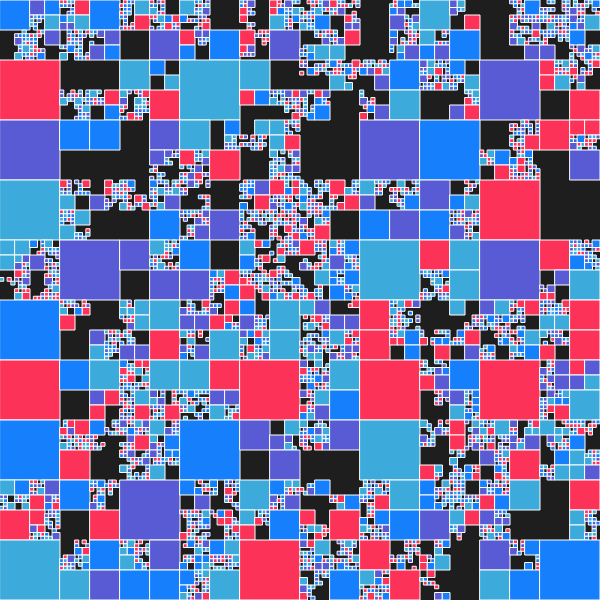
Frame 1 (no input)
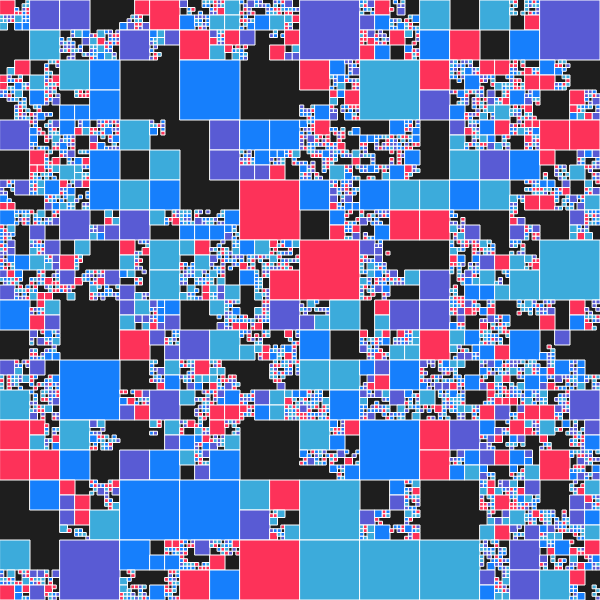
Frame 2 (the mouse pressed at the canvas centre, redrawn once)

The p5.js sketch that drew these frames (run headless with seeded random() and noise() and a simulated clock; the mouse was pressed at the canvas centre and the sketch redrawn once):

// p5.js sketch
// ── sketch.js
const MAX_RECURSION = 4;
const NUM = 10;
let heightRect, widthRect;
let palette = ['#3CABDB', '#167FFC', '#595BD4', '#FD3259'];

function setup () {
  createCanvas(600, 600);
  noLoop();
  strokeWeight(1);
  stroke(255);
  heightRect = height / NUM;
  widthRect  = width / NUM;
}

function draw () {
  background('#1E1E1E');

  for (let i = 0; i < NUM; i++) {
    for (let j = 0; j < NUM; j++) {
      if (random(1) > 0.2) {
        drawFractal(i * widthRect, j * heightRect, 1);
      } else {
        if (random(1) > 0.2) {
          fill(palette[floor(random(palette.length))]);
          rect(i * widthRect, j * heightRect, widthRect, heightRect);
        }
      }
    }
  }
}

function drawFractal (x, y, level) {
  for (let i = 0; i < 2; i++) {
    for (let j = 0; j < 2; j++) {
      let newX = x + i * widthRect / pow(2, level);
      let newY = y + j * heightRect / pow(2, level);
      if (random(1) > 0.4 && level < MAX_RECURSION) {
        drawFractal(newX, newY, level + 1);
      } else {
        if (random(1) > 0.3) {
          fill(palette[floor(random(palette.length))]);
          rect(newX, newY, widthRect / pow(2, level), heightRect / pow(2, level));
        }
      }
    }
  }
}
